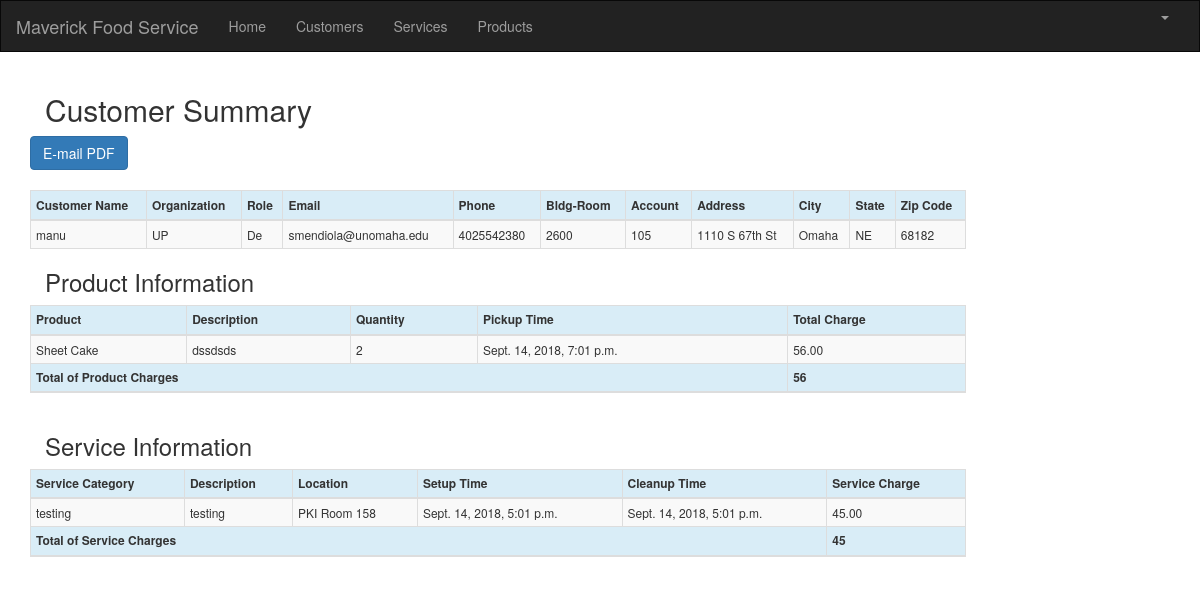
Before: /customer/5/summary/ (signed in) with the older database file.
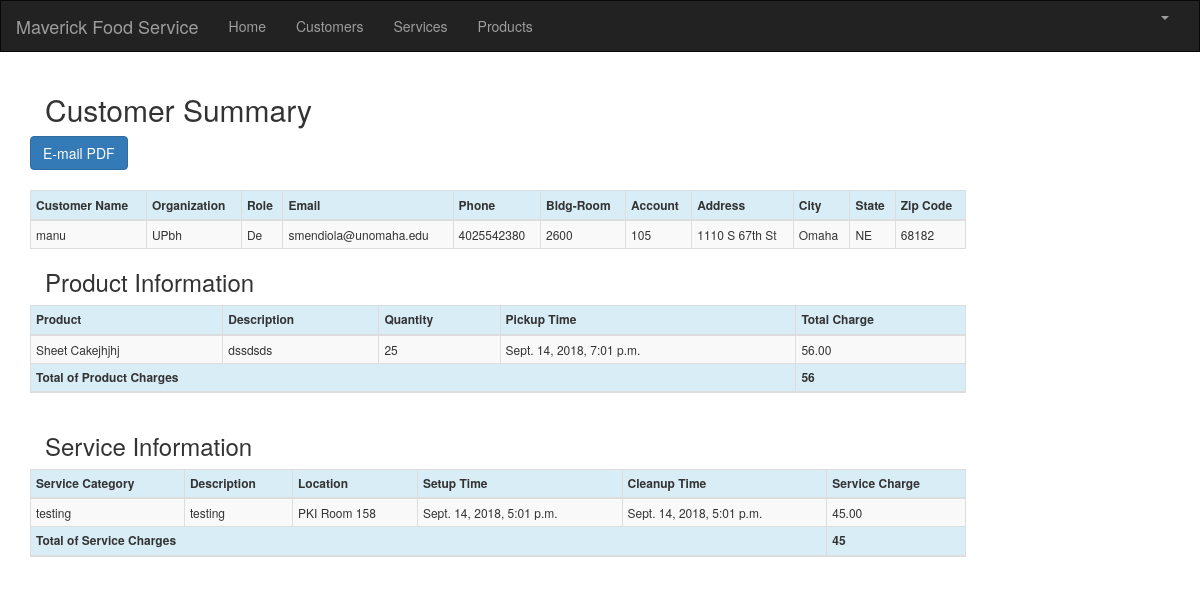
After: the same page with the newer database file.
### crm/models.py (models this page shows, shortened)
class Customer(models.Model):
    cust_name = models.CharField(max_length=50)
    organization = models.CharField(max_length=100, blank=True)
    role = models.CharField(max_length=100)
    email = models.EmailField(max_length=100)
    bldgroom = models.CharField(max_length=100)
    address = models.CharField(max_length=200)
    account_number = models.IntegerField(blank=False, null=False)
    city = models.CharField(max_length=50)
    state = models.CharField(max_length=50)
    zipcode = models.CharField(max_length=10)
    phone_number = models.CharField(max_length=50)
    created_date = models.DateTimeField(
        default=timezone.now)
    updated_date = models.DateTimeField(auto_now_add=True)

class Product(models.Model):
    cust_name = models.ForeignKey(Customer, on_delete=models.CASCADE, related_name='products')
    product = models.CharField(max_length=100)
    p_description = models.TextField()
    quantity = models.IntegerField()
    pickup_time = models.DateTimeField(
        default=timezone.now)
    charge = models.DecimalField(max_digits=10, decimal_places=2)
    created_date = models.DateTimeField(
        default=timezone.now)
    updated_date = models.DateTimeField(auto_now_add=True)

### crm/views.py (the view)
# urls.py: path('customer/<int:pk>/summary/', views.summary, name='summary'),
@login_required
def summary(request, pk):
        customer = get_object_or_404(Customer, pk=pk)
        services = Service.objects.filter(cust_name=pk)
        products = Product.objects.filter(cust_name=pk)
        sum_service_charge = Service.objects.filter(cust_name=pk).aggregate(Sum('service_charge'))
        sum_product_charge = Product.objects.filter(cust_name=pk).aggregate(Sum('charge'))
        return render(request, 'crm/summary.html', {'customer': customer,
                                                    'products': products,
                                                'services': services,
                                                'sum_service_charge': sum_service_charge,
                                                'sum_product_charge': sum_product_charge,
                                                'email_success': 'false'})

### crm/templates/crm/summary.html (shortened to what the changed rows need)
{% extends 'crm/base.html' %}
{% block content %}
{% load mathfilters %}
{% load humanize %}
<br/>
<div class="container">
    <div class="row">
        <h2 style="padding-left: 15Px">Customer Summary</h2>
    </div>
    <div class="row">
        <br/>
             <table class="table-md table-striped table-bordered table-hover table-condensed table-responsive">
                    <thead>
                    <tr class="bg-info">
                        <th nowrap="true">Customer Name </th>
                        <th nowrap="true">Organization</th>
                        <th>Role</th>
                        <th>Email</th>
                        <th nowrap="true">Phone</th>
                        <th nowrap="true">Bldg-Room</th>
                        <th>Account</th>
                        <th nowrap="true">Address</th>
                        <th>City</th>
                        <th>State</th>
                        <th>Zip Code</th>
                    </tr>
                    </thead>
                    <tbody>
                        <tr>
                            <td>{{ customer.cust_name }}</td>
                            <td>{{ customer.organization }}</td>
                            <td>{{ customer.role }}</td>
                            <td>{{ customer.email }}</td>
                            <td nowrap="true">{{ customer.phone_number }}</td>
                            <td>{{ customer.bldgroom }}</td>
                            <td>{{ customer.account_number }}</td>
                            <td nowrap="true">{{ customer.address }}</td>
                            <td>{{ customer.city }}</td>
                            <td>{{ customer.state }}</td>
                            <td>{{ customer.zipcode }}</td>
                        </tr>
                    </tbody>
                </table>
    </div>
     <div class="row">
          <table class="table table-striped table-bordered table-hover table-condensed table-responsive">
            <thead>
                <tr class="bg-info">
                <th>Product</th>
                <th>Description</th>
                <th>Quantity</th>
                <th nowrap="true">Pickup Time</th>
                <th nowrap="true">Total Charge</th>
            </tr>
            </thead>
            <tbody>
            {% for product in products %}
                <tr>
                    <td nowrap="true">{{ product.product }}</td>
                    <td>{{ product.p_description }}</td>
                    <td nowrap="true">{{ product.quantity|intcomma }}</td>
                    <td nowrap="true">{{ product.pickup_time }}</td>
                    <td nowrap="true">{{ product.charge|intcomma }}</td>
                </tr>
            {% endfor %}
            </tbody>
               <thead>
                <tr class="bg-info">
                    <th colspan="4">Total of Product Charges</th>
                    <th>{{ sum_product_charge.charge__sum|intcomma }}</th>
                </tr>
            </thead>
          </table>
</div>
<div class="row">
          <table class="table table-striped table-bordered table-hover table-condensed table-responsive">
            <thead>
            <tr class="bg-info">
                <th>Service Category</th>
                <th>Description</th>
                <th>Location</th>
                <th nowrap="true">Setup Time</th>
                <th nowrap="true">Cleanup Time</th>
                <th nowrap="true">Service Charge</th>
            </tr>
            </thead>
            <thead>
                <tr class="bg-info">
                    <th colspan="5">Total of Service Charges</th>
                    <th>{{ sum_service_charge.service_charge__sum|intcomma }}</th>
                </tr>
            </thead>
    </table>
</div>
</div>
{% endblock %}

Changed rows visible on the page:
changed Customer "manu": organization "UP" → "UPbh"
changed Product "dssdsds": product "Sheet Cake" → "Sheet Cakejhjhj"; quantity "2" → "25"
